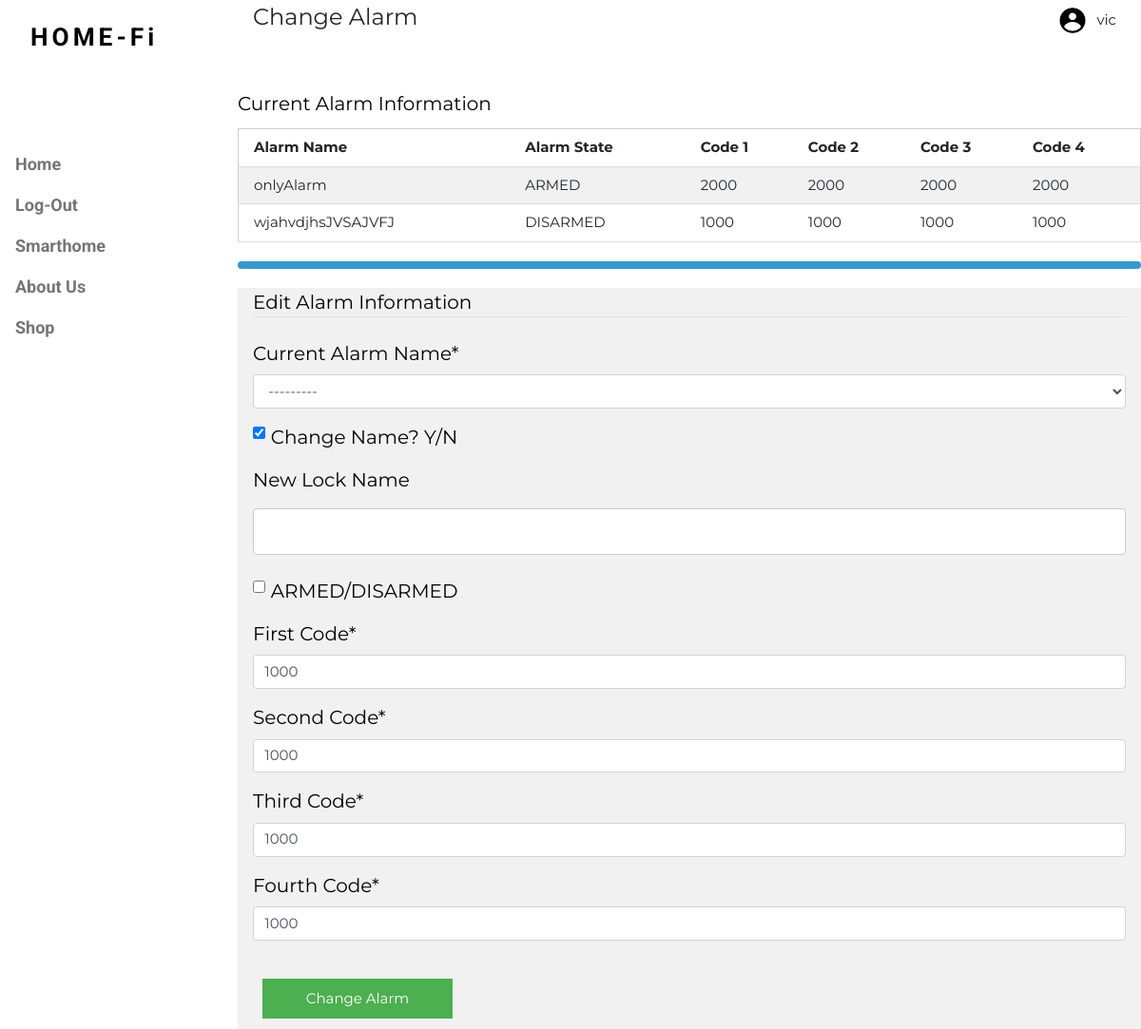
The app's page /changeAlarm/ (signed in) with its own data.
### homepg/models.py (models this page shows)
class Alarm(models.Model):
    owner = models.ForeignKey(User, on_delete=models.CASCADE)
    alarmName = models.CharField(max_length=20)
    state = models.BooleanField(default=0)
    code1 = models.PositiveIntegerField(default=0, validators=[MinValueValidator(1000), MaxValueValidator(9999)])
    code2 = models.PositiveIntegerField(default=0, validators=[MinValueValidator(1000), MaxValueValidator(9999)])
    code3 = models.PositiveIntegerField(default=0, validators=[MinValueValidator(1000), MaxValueValidator(9999)])
    code4 = models.PositiveIntegerField(default=0, validators=[MinValueValidator(1000), MaxValueValidator(9999)])
    def __str__(self):
        return self.alarmName

### users/views.py (the view)
# urls.py: path('changeAlarm/',user_views.changeAlarm, name="change-alarm"),
def changeAlarm(request):
    if request.method == "POST":
        form = changeAlarmForm(request.POST, user=request.user)
        if form.is_valid():
            alarmObj = Model.Alarm()
            tempBool = form.cleaned_data['newNameBool']
            if tempBool:
                alarmObj.alarmName = form.cleaned_data['newName']
            elif not tempBool:
                alarmObj.alarmName = form.cleaned_data['alarmName']
            else:
                print("WHOOPSIE! clearly I coded something wrong wtf")
            alarmObj.state = form.cleaned_data['state']
            alarmObj.code1 = form.cleaned_data['code1']
            alarmObj.code2 = form.cleaned_data['code2']
            alarmObj.code3 = form.cleaned_data['code3']
            alarmObj.code4 = form.cleaned_data['code4']
            alarmObj.owner = request.user
            allCodes = Model.Alarm.objects.filter(owner_id=request.user)
            currentName = allCodes.values_list('alarmName', flat=True)[0]
            entry = Model.Alarm.objects.get(alarmName=str(currentName))
            entry.delete()
            alarmObj.save()
            messages.success(request, 'Alarm ' + alarmObj.alarmName + ' edited!')
            return redirect("status-page")
    else:
        form = changeAlarmForm(user=request.user)
    return render(request, 'users/changeAlarmForm.html',
                  {'form': form, 'rooms': Room.objects.filter(owner=request.user),
                   'alarms': Alarm.objects.filter(owner=request.user)})

### users/templates/users/changeAlarmForm.html (shortened to what this page needs)
{% extends "homepg/base_with_checkbox.html" %}
{% load crispy_forms_tags %}
{% block content %}
	<header class="w3-container w3-xlarge">
		<p class="w3-left">Change Alarm</p>
		<p class="w3-right">
			<table>
				<tr>
					<td>{% load static %}<img class="w3-icons" src="{% static 'images/UserIcon.png' %}" alt="Account Icon" style="float: right" /> </td>
					{% if user.is_authenticated %}
						<td style="font-size: 15px;padding:10px"> {{user.username}}</td>
					{% else %}
						<td style="font-size: 15px;padding:10px"> Guest </td>
					{% endif %}
				</tr>
			</table>
		</p>
	</header>
	<p style="padding:5px"></p>
	<table class="w3-table w3-table-all" style="width: 100%; margin:auto; padding:10px;">
		<caption style="font-size:20px; vertical-align:top; caption-side:top; color:#000000;"> Current Alarm Information</caption>
		<tr>
			<th>Alarm Name</th>
			<th> Alarm State </th>
			<th> Code 1 </th>
			<th> Code 2 </th>
			<th> Code 3 </th>
			<th> Code 4 </th>
		</tr>
		{% for alarm in alarms %}
			<tr>
				<td> {{ alarm.alarmName }} </td>
				{% if alarm.state == True %}
					<td> ARMED </td>
				{% else %}
					<td> DISARMED </td>
				{% endif %}
				<td> {{ alarm.code1 }}</td>
				<td> {{ alarm.code2 }}</td>
				<td> {{ alarm.code3 }}</td>
				<td> {{ alarm.code4 }}</td>
			</tr>
		{% endfor %}
	</table>
	<hr style="  border-top: 8px solid #3399cc; border-radius: 5px; margin-top: 20px; margin-bottom: 20px;" />
    <form method="POST">
      <div class="w3-display-container w3-container w3-light-grey">
              <fieldset class="form-group" style="font-size:20px; border-style:solid; border-top-style: none;">
                  <legend class="border-bottom mb-4" style="font-size:20px;">Edit Alarm Information </legend>
                  {{ form|crispy }}
              </fieldset>
            <button type="submit" style="width: 200px; padding: 10px; left: 50%; margin:10px;">Change Alarm</button>
          </div>
    </form>
{% endblock content %}

### homepg/static/style.css (style rules this page uses)
html { box-sizing:border-box }
*,*:before,*:after { box-sizing:inherit }
html { -ms-text-size-adjust:100%;-webkit-text-size-adjust:100% }
body { margin:0 }
article,aside,details,figcaption,figure,footer,header,main,menu,nav,section { display:block }
img { border-style:none }
button,input,select,textarea,optgroup { font:inherit;margin:0 }
button,input { overflow:visible }
button,select { text-transform:none }
button,[type=button],[type=reset],[type=submit] { -webkit-appearance:button }
fieldset { border:1px solid #c0c0c0;margin:0 2px;padding:.35em .625em .75em }
legend { color:inherit;display:table;max-width:100%;padding:0;white-space:normal }
[type=checkbox],[type=radio] { padding:0 }
html,body { font-family:Verdana,sans-serif;font-size:15px;line-height:1.5 }
html { overflow-x:hidden }
img { vertical-align:middle }
.w3-icons { max-width:4%;height:auto }
.w3-table,.w3-table-all { border-collapse:collapse;border-spacing:0;width:100%;display:table }
.w3-table-all { border:1px solid #ccc }
.w3-bordered tr,.w3-table-all tr { border-bottom:1px solid #ddd }
.w3-table-all tr:nth-child(odd) { background-color:#fff }
.w3-table-all tr:nth-child(even) { background-color:#f1f1f1 }
.w3-table td,.w3-table th,.w3-table-all td,.w3-table-all th { padding:8px 8px;display:table-cell;text-align:left;vertical-align:top }
.w3-table th:first-child,.w3-table td:first-child,.w3-table-all th:first-child,.w3-table-all td:first-child { padding-left:16px }
.w3-tooltip,.w3-display-container { position:relative }
.w3-container:after,.w3-container:before,.w3-panel:after,.w3-panel:before,.w3-row:after,.w3-row:before,.w3-row-padding:after,.w3-row-padding:before, .w3-cell-row:before,.w3-cell-row:after,.w3-clear:after,.w3-clear:before,.w3-bar:before,.w3-bar:after { content:"";display:table;clear:both }
.w3-content,.w3-auto { margin-left:auto;margin-right:auto }
.w3-content { max-width:980px }
.w3-container,.w3-panel { padding:0.01em 16px }
.w3-xlarge { font-size:24px!important }
.w3-left { float:left!important }
.w3-right { float:right!important }
.w3-light-grey,.w3-hover-light-grey:hover,.w3-light-gray,.w3-hover-light-gray:hover { color:#000!important;background-color:#f1f1f1!important }
button { background-color: #4CAF50; color: white; padding: 14px 20px; margin: 8px 0; border: none; cursor: pointer; width: 100%; }
input[type=text], input[type=password] { width: 100%; padding: 12px 20px; margin: 8px 0; display: inline-block; border: 1px solid #ccc; box-sizing: border-box; }

### homepg/templates/homepg/base_with_checkbox.html (style rules this page uses)
body,h1,h2,h3,h4,h5,h6,.w3-wide { font-family: "Montserrat", sans-serif; }

### records on screen
Alarm: alarmName "onlyAlarm", state "ARMED", code1 "2000", code2 "2000", code3 "2000", code4 "2000", alarmName "---------"
Alarm: alarmName "wjahvdjhsJVSAJVFJ", shows "DISARMED", code1 "1000", code2 "1000", code3 "1000", code4 "1000"

### other values on screen
{{ user.username }} "vic"
